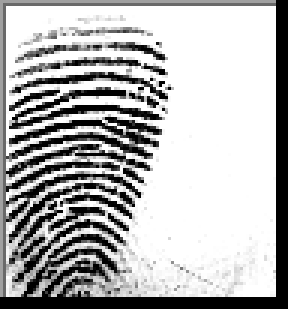
#> input picture data/sample1.BMP, 96 x 103 px, found by its file name (shown 3 times larger); the run also reads 1 picture not shown here
$ python main.py
#> lines starting #> are read from the running program, lines starting #| are printed output that depends on the picture
import cv2
import os

def preprocess(path):
    img = cv2.imread(path, cv2.IMREAD_GRAYSCALE)

    if img is None:
        return None

    img = cv2.resize(img, (300, 300))
    img = cv2.equalizeHist(img)
    img = cv2.GaussianBlur(img, (5, 5), 0)

    return img

def get_similarity(img1, img2):
    orb = cv2.ORB_create(nfeatures=1000)

    kp1, des1 = orb.detectAndCompute(img1, None)
    kp2, des2 = orb.detectAndCompute(img2, None)

    if des1 is None or des2 is None:
        return 0

    matcher = cv2.BFMatcher(cv2.NORM_HAMMING, crossCheck=True)
    matches = matcher.match(des1, des2)

    good_matches = [m for m in matches if m.distance < 50]

    if len(matches) == 0:
        return 0

    similarity = (len(good_matches) / len(matches)) * 100

    return similarity

# Load unknown fingerprint
unknown_path = "data/sample1.bmp"
unknown_img = preprocess(unknown_path)
#> in preprocess, img is the input picture: shape (103, 96); min 0, max 255, mean 179.8
#> in preprocess, `img = cv2.resize(img, (300, 300))`:
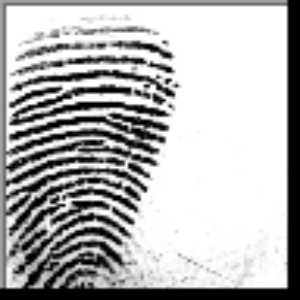
#> img: shape (300, 300); min 0, max 255, mean 179.7
#> in preprocess, `img = cv2.GaussianBlur(img, (5, 5), 0)`:
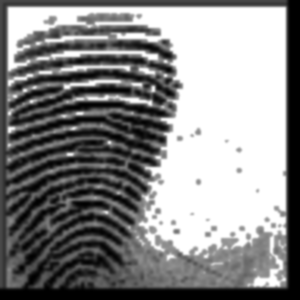
#> img: shape (300, 300); min 0, max 255, mean 137.2

database_folder = "database"

best_score = 0
best_match = None

for filename in os.listdir(database_folder):

    if filename.lower().endswith((".bmp", ".png", ".jpg", ".jpeg")):

        file_path = os.path.join(database_folder, filename)

        db_img = preprocess(file_path)
#> call 2 of preprocess, with path = 'database/100__M_Left_index_finger.BMP'
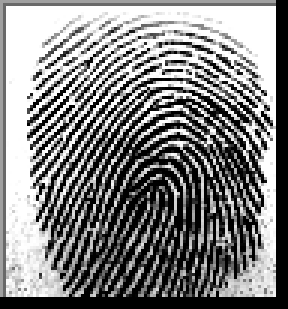
#> input picture database/100__M_Left_index_finger.BMP, 96 x 103 px (shown 3 times larger)
#> in preprocess, img is the input picture: shape (103, 96); min 0, max 255, mean 130
#> in preprocess (call 2), `img = cv2.resize(img, (300, 300))`:
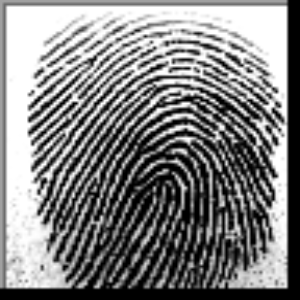
#> img: shape (300, 300); min 0, max 255, mean 129.9
#> in preprocess (call 2), `img = cv2.equalizeHist(img)`:
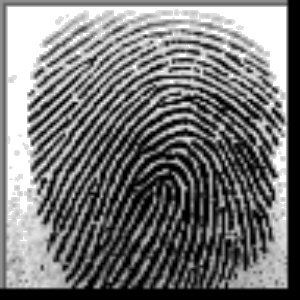
#> img: shape (300, 300); min 0, max 255, mean 118.6
#> in preprocess (call 2), `img = cv2.GaussianBlur(img, (5, 5), 0)`:
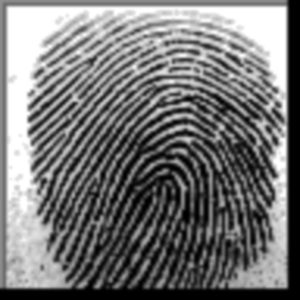
#> img: shape (300, 300); min 0, max 255, mean 118.6

        similarity = get_similarity(unknown_img, db_img)
#> in get_similarity, `kp1, des1 = orb.detectAndCompute(img1, None)`: kp1 = 942 keypoints; strongest (x, y, size): (167, 119, 77.1), (168, 126, 64.3), (164, 125, 92.6), (152, 169, 77.1)
#> in get_similarity, `kp2, des2 = orb.detectAndCompute(img2, None)`: kp2 = 958 keypoints; strongest (x, y, size): (48, 176, 44.6), (74, 98, 37.2), (222, 127, 44.6), (189, 138, 44.6)
#> in get_similarity, `matches = matcher.match(des1, des2)`: matches = 294 matches
#> in get_similarity, `good_matches = [m for m in matches if m.distance < 50]`: good_matches = 5 matches
#> in get_similarity, `similarity = (len(good_matches) / len(matches)) * 100`: similarity = 1.7
#> similarity = 1.7

        print(f"{filename} → Similarity: {similarity:.2f}%")
#| 100__M_Left_index_finger.BMP → Similarity: 1.70%

        if similarity > best_score:
            best_score = similarity
#> best_score = 1.7
            best_match = filename
#> pass 2 of the loop `for filename in os.listdir(database_folder):`:
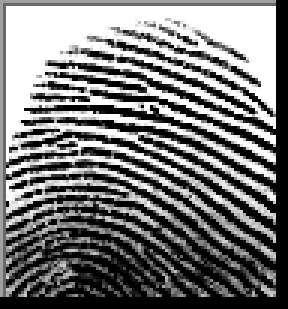
#> input picture database/448__M_Right_index_finger.BMP, 96 x 103 px (shown 3 times larger)
#> in preprocess, img is the input picture: shape (103, 96); min 0, max 255, mean 119.2
#> in preprocess (call 3), `img = cv2.equalizeHist(img)`:
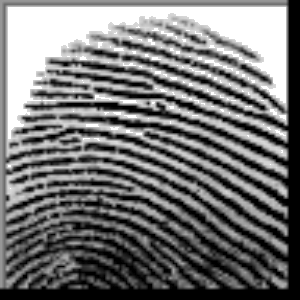
#> img: shape (300, 300); min 0, max 255, mean 116
#> in preprocess (call 3), `img = cv2.GaussianBlur(img, (5, 5), 0)`:
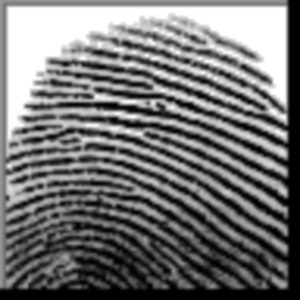
#> img: shape (300, 300); min 0, max 255, mean 116
#> kp2 = 970 keypoints; strongest (x, y, size): (152, 102, 53.6), (97, 95, 53.6), (151, 101, 44.6), (162, 100, 64.3)
#> matches = 246 matches
#> good_matches = 17 matches
#> `similarity = get_similarity(unknown_img, db_img)`: similarity = 6.91
#| 448__M_Right_index_finger.BMP → Similarity: 6.91%
#> pass 3 of the loop `for filename in os.listdir(database_folder):`:
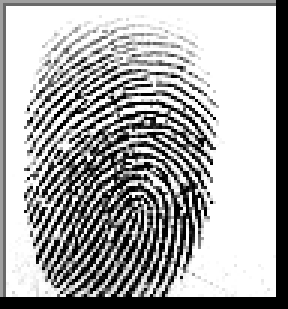
#> input picture database/69__M_Left_little_finger.BMP, 96 x 103 px (shown 3 times larger)
#> in preprocess, img is the input picture: shape (103, 96); min 0, max 255, mean 169.9
#> in preprocess (call 4), `img = cv2.resize(img, (300, 300))`:
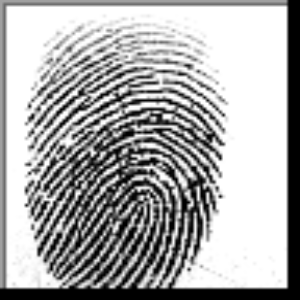
#> img: shape (300, 300); min 0, max 255, mean 169.9
#> in preprocess (call 4), `img = cv2.GaussianBlur(img, (5, 5), 0)`:
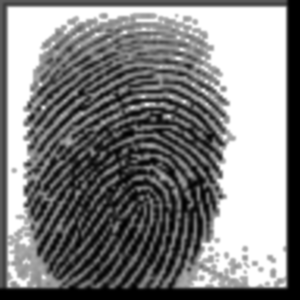
#> img: shape (300, 300); min 0, max 255, mean 130.8
#> kp2 = 949 keypoints; strongest (x, y, size): (203, 243, 44.6), (204, 244, 53.6), (222, 149, 64.3), (221, 149, 53.6)
#> matches = 233 matches
#> good_matches = 29 matches
#> `similarity = get_similarity(unknown_img, db_img)`: similarity = 12.45
#| 69__M_Left_little_finger.BMP → Similarity: 12.45%

print("\nBest Match Found:")
print("Fingerprint:", best_match)
print("Similarity:", f"{best_score:.2f}%")
#| Similarity: 12.45%

from datetime import datetime

# Decision logic
if best_score > 15:
    print("Result: MATCH FOUND")
    decision = "MATCH"
else:
    print("Result: NO MATCH FOUND")
    decision = "NO MATCH"

# Generate report
report_file = "match_report.txt"

with open(report_file, "w") as file:

    file.write("Fingerprint Match Report\n")
    file.write("------------------------\n")

    file.write(f"Unknown File: {unknown_path}\n")
    file.write(f"Best Match: {best_match}\n")
    file.write(f"Similarity: {best_score:.2f}%\n")

    file.write(f"Decision: {decision}\n")

    file.write(f"Date: {datetime.now()}\n")

print("Report saved as:", report_file)

# Show best match visually
if best_match is not None:

    matched_path = os.path.join(database_folder, best_match)

    matched_img = preprocess(matched_path)

    combined = cv2.hconcat([unknown_img, matched_img])
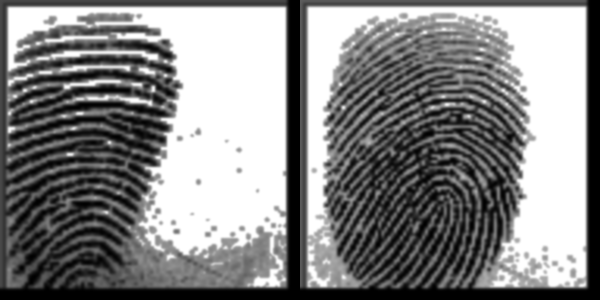
#> combined: shape (300, 600); min 0, max 255, mean 134

    cv2.imshow("Unknown vs Best Match", combined)
    cv2.waitKey(0)
    cv2.destroyAllWindows()
